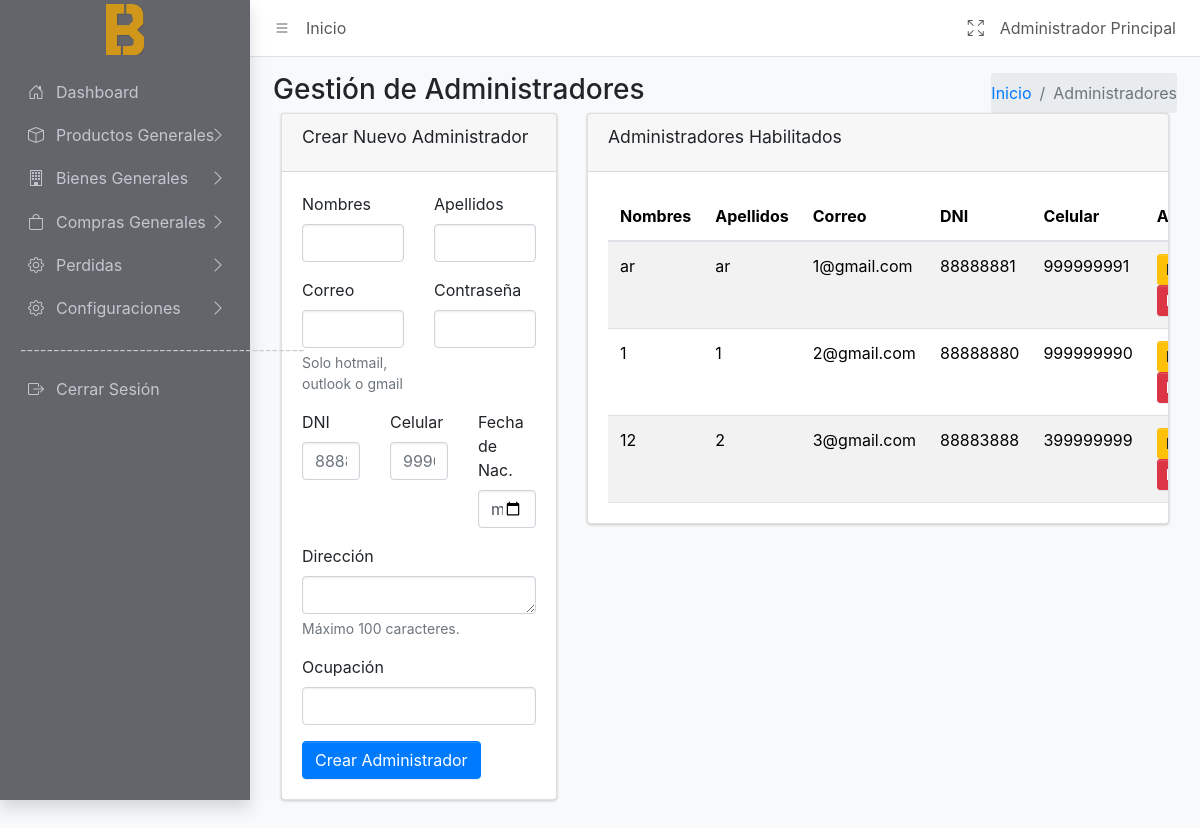
/app/controller/AdministradorController.php?action=showAdministradores (signed in), run on the app's committed database.
### tables this page shows
CREATE TABLE `administradores` (
  `id` int(11) NOT NULL,
  `nombres` varchar(255) NOT NULL,
  `apellidos` varchar(255) NOT NULL,
  `correo` varchar(255) NOT NULL,
  `contrasena` varchar(255) NOT NULL,
  `dni` varchar(20) NOT NULL,
  `celular` varchar(20) NOT NULL,
  `fecha_nacimiento` date NOT NULL,
  `direccion` text NOT NULL,
  `ocupacion` varchar(255) NOT NULL,
  `estado` tinyint(1) NOT NULL DEFAULT 1
);

### app/controller/BaseController.php (called while the page is built, shortened)
<?php
class BaseController
{
    protected function loadView($view, $data = [], $additionalCss = [], $additionalJs = [], $title = 'Sistema')
    {
        include __DIR__ . '/../view/templates/layout.php';
    }
}

### app/controller/AdministradorController.php (called while the page is built, shortened)
<?php
require_once 'BaseController.php';
require_once __DIR__ . '/../model/Administrador.php';
class AdministradorController extends BaseController
{
    private $model;
    public function __construct()
    {
        $this->model = new Administrador();
    }
    public function showAdministradores()
    {
        $nombre = $this->checkLogin();
        $administradores = $this->model->getAdministradoresHabilitados();
        $this->loadView(
            'configuracion.administracion',
            [
                'administradores' => $administradores,
                'nombre' => $nombre
            ],
            [],
            [
                '/gestion/app/view/configuracion/recursos/js/administracion.min.js'
            ],
            'Gestión de Administradores'
        );
    }
}
$action = $_GET['action'] ?? 'showAdministradores';
$controller = new AdministradorController();
$controller->$action($_GET['id'] ?? null);

### app/model/BaseModel.php (called while the page is built, shortened)
<?php
class BaseModel
{
    public function __construct()
    {
        $host = 'localhost';
        $dbname = 'gestion';
        $username = 'gestionCowark';
        $password = 'gestionCowark';
        try {
            $this->db = new PDO("mysql:host=$host;dbname=$dbname;charset=utf8", $username, $password);
        } catch (PDOException $e) {
            echo "Error de conexión: " . $e->getMessage();
            exit;
        }
    }
}

### app/model/Administrador.php (called while the page is built, shortened)
<?php
require_once 'BaseModel.php';
class Administrador extends BaseModel
{
    public function getAdministradoresHabilitados()
    {
        $sql = "SELECT id, nombres, apellidos, correo, dni, celular, direccion, ocupacion
                FROM administradores
                WHERE estado = 1 AND id > 1";
        $stmt = $this->db->query($sql);
        return $stmt->fetchAll(PDO::FETCH_ASSOC);
    }
}

### app/view/configuracion/administracion.php (the view, shortened to what this page needs)
<div class="col-sm-6">
    <h3 class="mb-0">Gestión de Administradores</h3>
</div>
<div class="col-sm-6">
    <ol class="breadcrumb float-sm-end">
        <li class="breadcrumb-item"><a href="#">Inicio</a></li>
        <li class="breadcrumb-item active" aria-current="page">Administradores</li>
    </ol>
</div>
<div class="app-content">
    <div class="container-fluid">
        <div class="row">
            <div class="col-lg-4">
                <div class="card mb-3">
                    <div class="card-header">
                        <h3 class="card-title">Crear Nuevo Administrador</h3>
                    </div>
                    <div class="card-body">
                        <form id="formCrearAdministrador" action="/gestion/app/controller/AdministradorController.php?action=crearAdministrador" method="POST">
                            <div class="row">
                                <div class="form-group col-md-6">
                                    <label for="nombres">Nombres</label>
                                    <input type="text" class="form-control" id="nombres" name="nombres" required>
                                </div>
                                <div class="form-group col-md-6">
                                    <label for="apellidos">Apellidos</label>
                                    <input type="text" class="form-control" id="apellidos" name="apellidos" required>
                                </div>
                            </div>
                            <div class="row">
                                <div class="form-group col-md-6">
                                    <label for="correo">Correo</label>
                                    <input type="email" class="form-control" id="correo" name="correo"
                                        pattern="[a-zA-Z0-9._%+-]+@(hotmail|outlook|gmail)\.com"
                                        title="Solo se permiten correos de hotmail, outlook o gmail" required>
                                    <small id="direccionHelp" class="form-text text-muted">Solo hotmail, outlook o gmail</small>
                                </div>
                                <div class="form-group col-md-6">
                                    <label for="contrasena">Contraseña</label>
                                    <input type="password" class="form-control" id="contrasena" name="contrasena" required>
                                </div>
                            </div>
                            <div class="row">
                                <div class="form-group col-md-4">
                                    <div class="form-group">
                                        <label for="dni">DNI</label>
                                        <input type="text" class="form-control" id="dni" name="dni" maxlength="8" pattern="\d{8}" title="Debe contener exactamente 8 dígitos" placeholder="88888888" required>
                                    </div>
                                </div>
                                <div class="form-group col-md-4">
                                    <div class="form-group">
                                        <label for="celular">Celular</label>
                                        <input type="text" class="form-control" id="celular" name="celular" maxlength="9" pattern="\d{9}" title="Debe contener exactamente 9 dígitos" placeholder="999666333" required>
                                    </div>
                                </div>
                                <div class="form-group col-md-4">
                                    <label for="fecha_nacimiento">Fecha de Nac.</label>
                                    <input type="date" class="form-control" id="fecha_nacimiento" name="fecha_nacimiento" required>
                                </div>
                            </div>
                            <div class="form-group">
                                <label for="direccion">Dirección</label>
                                <textarea class="form-control" id="direccion" name="direccion" maxlength="200" rows="1" style="resize: vertical;" required></textarea>
                                <small id="direccionHelp" class="form-text text-muted">Máximo 100 caracteres.</small>
                            </div>
                            <div class="form-group">
                                <label for="ocupacion">Ocupación</label>
                                <input type="text" class="form-control" id="ocupacion" name="ocupacion" required>
                            </div>
                            <button type="submit" class="btn btn-primary">Crear Administrador</button>
                        </form>
                    </div>
                </div>
            </div>
            <div class="col-lg-8">
                <div class="card mb-4">
                    <div class="card-header">
                        <h3 class="card-title">Administradores Habilitados</h3>
                    </div>
                    <div class="card-body table-responsive">
                        <table class="table table-striped">
                            <thead>
                                <tr>
                                    <th>Nombres</th>
                                    <th>Apellidos</th>
                                    <th>Correo</th>
                                    <th>DNI</th>
                                    <th>Celular</th>
                                    <th>Acciones</th>
                                </tr>
                            </thead>
                            <tbody>
                                <?php foreach ($administradores as $admin): ?>
                                    <tr>
                                        <td><?= htmlspecialchars($admin['nombres']) ?></td>
                                        <td><?= htmlspecialchars($admin['apellidos']) ?></td>
                                        <td><?= htmlspecialchars($admin['correo']) ?></td>
                                        <td><?= htmlspecialchars($admin['dni']) ?></td>
                                        <td><?= htmlspecialchars($admin['celular']) ?></td>
                                        <td>
                                        <button class="btn btn-warning btn-sm" data-bs-toggle="modal" data-bs-target="#editModal"
                                            data-id="<?= isset($admin['id']) ? $admin['id'] : '' ?>"
                                            data-nombres="<?= htmlspecialchars($admin['nombres']) ?>"
                                            data-apellidos="<?= htmlspecialchars($admin['apellidos']) ?>"
                                            data-correo="<?= htmlspecialchars($admin['correo']) ?>"
                                            data-dni="<?= htmlspecialchars($admin['dni']) ?>"
                                            data-celular="<?= htmlspecialchars($admin['celular']) ?>"
                                            data-ocupacion="<?= htmlspecialchars($admin['ocupacion']) ?>"
                                            data-direccion="<?= htmlspecialchars($admin['direccion']) ?>">Editar</button>
                                            <button class="btn btn-danger btn-sm"
                                                data-id="<?= isset($admin['id']) ? $admin['id'] : '' ?>"
                                                onclick="deshabilitarAdministrador(this)"
                                                <?= (isset($_SESSION['id']) && $_SESSION['id'] == $admin['id']) ? 'disabled' : '' ?>>
                                        </button>
                                        </td>
                                    </tr>
                                <?php endforeach; ?>
                            </tbody>
                        </table>
                    </div>
                </div>
            </div>
        </div>
    </div>
</div>

### data on the page
administradores: nombres "ar", apellidos "ar", correo "1@gmail.com", dni "88888881", celular "999999991"
administradores: nombres "1", apellidos "1", correo "2@gmail.com", dni "88888880", celular "999999990"
administradores: nombres "12", apellidos "2", correo "3@gmail.com", dni "88883888", celular "399999999"

### other printed values
$_SESSION['nombres'] "Administrador Principal"
